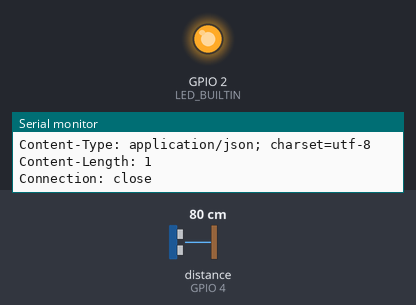
A sketch run on a simulated ESP32. Parts: output pins drawn as LEDs (lit = HIGH), the last lines printed to the serial monitor. Wiring (inferred from the names in the program): ultrasonic range finder: trigger GPIO 5; echo GPIO 4. The test bench sets the inputs (shaded band); at power-on: distance to the obstacle (sensor on GPIO 4) 80 cm. The echo pulse lasts 58.3 µs per cm; WiFi joins after 1.5 s; servers stay silent unless stated; web services answer with replies made up by the test bench; pins used as bus, display or sensor lines are not drawn.

Above: at 2.8 s.
At 14.5 s:
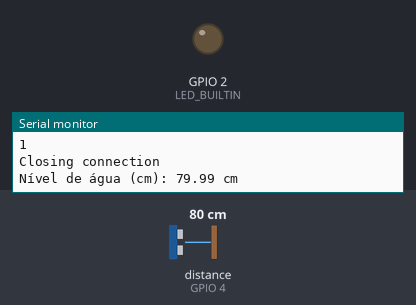
Timing chart, 0 to 29.7 s (numbered marks = the images above):
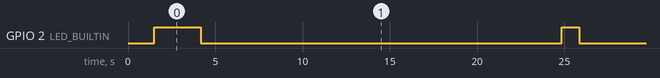

Measured:
- by itself, GPIO 2 (LED_BUILTIN): alternates HIGH for 1.0 s and LOW for 20.7 s

The sketch:

esp32_ultrassonico_caixa_dagua.ino
```cpp
/*
    Go to thingspeak.com and create an account if you don't have one already.
    After logging in, click on the "New Channel" button to create a new channel for your data. This is where your data will be stored and displayed.
    Fill in the Name, Description, and other fields for your channel as desired, then click the "Save Channel" button.
    Take note of the "Write API Key" located in the "API keys" tab, this is the key you will use to send data to your channel.
    Replace the channelID from tab "Channel Settings" and privateKey with "Read API Keys" from "API Keys" tab.
    Replace the host variable with the thingspeak server hostname "api.thingspeak.com"
    Upload the sketch to your ESP32 board and make sure that the board is connected to the internet. The ESP32 should now send data to your Thingspeak channel at the intervals specified by the loop function.
    Go to the channel view page on thingspeak and check the "Field1" for the new incoming data.
    You can use the data visualization and analysis tools provided by Thingspeak to display and process your data in various ways.
    Please note, that Thingspeak accepts only integer values.

    You can later check the values at https://thingspeak.com/channels/2005329
    Please note that this public channel can be accessed by anyone and it is possible that more people will write their values.
 */

// #include <ESP8266WiFi.h>
#include <WiFi.h>

const char* ssid     = "LOGIN"; // Change this to your WiFi SSID
const char* password = "senha"; // Change this to your WiFi password

const char* host = "api.thingspeak.com"; // This should not be changed
const int httpPort = 80; // This should not be changed
const String channelID   = ""; // Change this to your channel ID
const String writeApiKey = ""; // Change this to your Write API key
const String readApiKey = ""; // Change this to your Read API key

const int PINO_TRIG = 5; // Pino D4 conectado ao TRIG do HC-SR04
const int PINO_ECHO = 4; // Pino D2 conectado ao ECHO do HC-SR04
#define LED_BUILTIN 2
int numberOfResults = 3; // Number of results to be read
int fieldNumber = 1; // Field number which will be read out

void setup()
{
    Serial.begin(115200);
    while(!Serial){delay(100);}
    pinMode(PINO_ECHO, INPUT);
    pinMode(PINO_TRIG, OUTPUT);

    // We start by connecting to a WiFi network
    pinMode(LED_BUILTIN, OUTPUT);
    Serial.println();
    Serial.println("******************************************************");
    Serial.print("Connecting to ");
    Serial.println(ssid);

    WiFi.begin(ssid, password);

    while (WiFi.status() != WL_CONNECTED) {
        delay(500);
        Serial.print(".");
    }

    Serial.println("");
    Serial.println("WiFi connected");
    Serial.println("IP address: ");
    digitalWrite(LED_BUILTIN, HIGH);
    Serial.println(WiFi.localIP());
}

void readResponse(WiFiClient *client){
  unsigned long timeout = millis();
  while(client->available() == 0){
    if(millis() - timeout > 5000){
      Serial.println(">>> Client Timeout !");
      client->stop();
      return;
    }
  }

  // Read all the lines of the reply from server and print them to Serial
  while(client->available()) {
    String line = client->readStringUntil('\r');
    Serial.print(line);
  }

  Serial.printf("\nClosing connection\n\n");
}

void loop(){
  WiFiClient client;
  digitalWrite(PINO_TRIG, LOW);
  delayMicroseconds(2);
  digitalWrite(PINO_TRIG, HIGH);
  delayMicroseconds(10);
  digitalWrite(PINO_TRIG, LOW);

  long duracao = pulseIn(PINO_ECHO, HIGH); // Mede o tempo de resposta do ECHO
  float distancia = (duracao * 0.0343) / 2;// Calcula a distância usando a velocidade do som (aproximadamente 343 m/s)
  Serial.print("Nível da água (cm): ");
  float nivel = distancia;
  Serial.print(nivel);
  Serial.println(" cm");

  delay(200);
  if (isnan(distancia))
    {
      Serial.println("Failed to read from sensor!");
      return;
    }
  if (client.connect(host,80)) // "184.106.153.149" or api.thingspeak.com
    {
      String postStr = writeApiKey;
      postStr +="&field1="; // atenção, esse é o campo 1 que você escolheu no canal do ThingSpeak
      postStr += String(nivel);
      postStr += "\r\n\r\n";
      String footer = String(" HTTP/1.1\r\n") + "Host: " + String(host) + "\r\n" + "Connection: close\r\n\r\n";

    // WRITE --------------------------------------------------------------------------------------------
  if (!client.connect(host, httpPort)) {
      return;
    }

      client.print("POST /update?api_key=" + writeApiKey + "&field1=" + nivel + footer);
      readResponse(&client);
      digitalWrite(LED_BUILTIN, HIGH);
      client.print(postStr.length());
      client.print("\n\n");
      client.print(postStr);
      Serial.print("Nível de água (cm): ");
      Serial.print(nivel);
      Serial.print(" cm");
      Serial.println("");
      delay(1000);
    }
  client.stop();
  digitalWrite(LED_BUILTIN, LOW);
  delay(19000);
}
```
